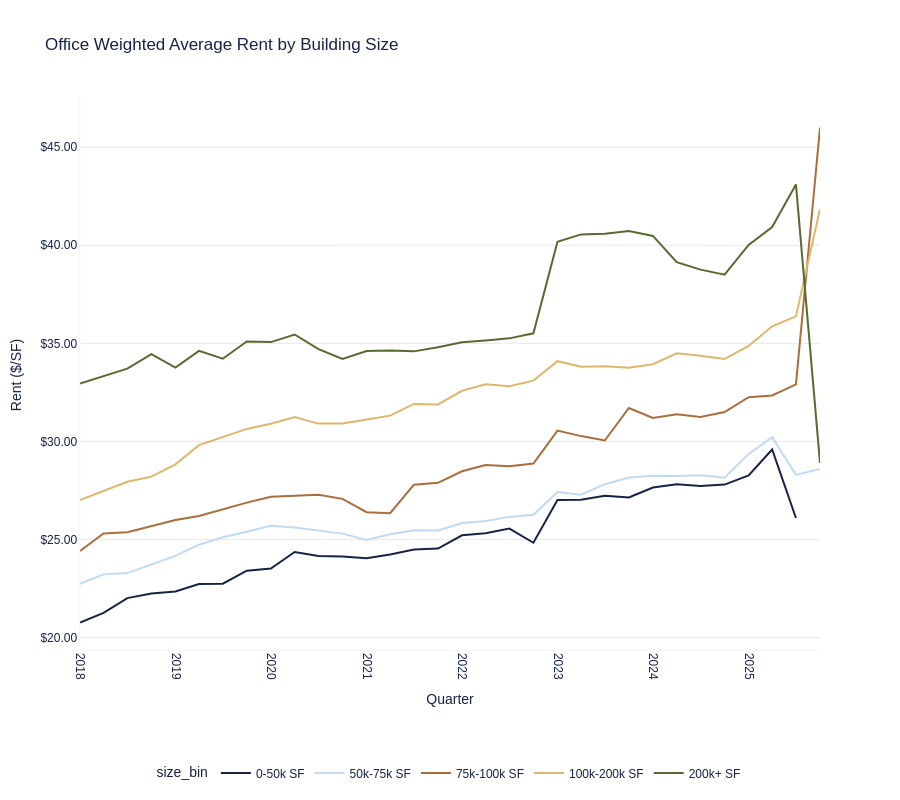

This figure's notebook cell:
### Code cell
# Chart 2: Office Weighted Average Rent by Building Size
fig_office_rent = aquila_styled_line_chart(
    office_rent_by_size,
    x='date',
    y='weighted_avg_rent',
    color='size_bin',
    title='Office Weighted Average Rent by Building Size'
)
fig_office_rent.update_yaxes(tickprefix='$', tickformat=',.2f', title='Rent ($/SF)')
fig_office_rent.update_xaxes(title='Quarter')
fig_office_rent.write_html('charts/office/office_rent_by_size.html')
print("Saved: charts/office_rent_by_size.html")
fig_office_rent.show()

### Figure 1 — Plotly figure (JSON) as saved in the notebook; plotly's stock layout.template omitted (floating-point values rounded to 4 significant figures)
{"data": [{"hovertemplate": "size_bin=0-50k SF<br>date=%{x}<br>weighted_avg_rent=%{y}<extra></extra>", "legendgroup": "0-50k SF", "line": {"color": "#172344", "dash": "solid"}, "marker": {"symbol": "circle"}, "mode": "lines", "name": "0-50k SF", "orientation": "v", "showlegend": true, "type": "scatter", "x": ["2018-01-01T00:00:00", "2018-04-01T00:00:00", "2018-07-01T00:00:00", "2018-10-01T00:00:00", "2019-01-01T00:00:00", "2019-04-01T00:00:00", "2019-07-01T00:00:00", "2019-10-01T00:00:00", "2020-01-01T00:00:00", "2020-04-01T00:00:00", "2020-07-01T00:00:00", "2020-10-01T00:00:00", "2021-01-01T00:00:00", "2021-04-01T00:00:00", "2021-07-01T00:00:00", "2021-10-01T00:00:00", "2022-01-01T00:00:00", "2022-04-01T00:00:00", "2022-07-01T00:00:00", "2022-10-01T00:00:00", "2023-01-01T00:00:00", "2023-04-01T00:00:00", "2023-07-01T00:00:00", "2023-10-01T00:00:00", "2024-01-01T00:00:00", "2024-04-01T00:00:00", "2024-07-01T00:00:00", "2024-10-01T00:00:00", "2025-01-01T00:00:00", "2025-04-01T00:00:00", "2025-07-01T00:00:00", "2025-10-01T00:00:00"], "xaxis": "x", "y": [20.78, 21.27, 22.02, 22.25, 22.36, 22.74, 22.75, 23.42, 23.53, 24.37, 24.17, 24.14, 24.06, 24.24, 24.49, 24.55, 25.22, 25.32, 25.56, 24.84, 27.02, 27.04, 27.24, 27.14, 27.65, 27.82, 27.73, 27.8, 28.27, 29.59, 26.1, null], "yaxis": "y"}, {"hovertemplate": "size_bin=50k-75k SF<br>date=%{x}<br>weighted_avg_rent=%{y}<extra></extra>", "legendgroup": "50k-75k SF", "line": {"color": "#C2DAF1", "dash": "solid"}, "marker": {"symbol": "circle"}, "mode": "lines", "name": "50k-75k SF", "orientation": "v", "showlegend": true, "type": "scatter", "x": ["2018-01-01T00:00:00", "2018-04-01T00:00:00", "2018-07-01T00:00:00", "2018-10-01T00:00:00", "2019-01-01T00:00:00", "2019-04-01T00:00:00", "2019-07-01T00:00:00", "2019-10-01T00:00:00", "2020-01-01T00:00:00", "2020-04-01T00:00:00", "2020-07-01T00:00:00", "2020-10-01T00:00:00", "2021-01-01T00:00:00", "2021-04-01T00:00:00", "2021-07-01T00:00:00", "2021-10-01T00:00:00", "2022-01-01T00:00:00", "2022-04-01T00:00:00", "2022-07-01T00:00:00", "2022-10-01T00:00:00", "2023-01-01T00:00:00", "2023-04-01T00:00:00", "2023-07-01T00:00:00", "2023-10-01T00:00:00", "2024-01-01T00:00:00", "2024-04-01T00:00:00", "2024-07-01T00:00:00", "2024-10-01T00:00:00", "2025-01-01T00:00:00", "2025-04-01T00:00:00", "2025-07-01T00:00:00", "2025-10-01T00:00:00"], "xaxis": "x", "y": [22.74, 23.23, 23.29, 23.72, 24.17, 24.74, 25.12, 25.4, 25.71, 25.62, 25.47, 25.3, 24.98, 25.27, 25.48, 25.47, 25.85, 25.94, 26.16, 26.27, 27.42, 27.29, 27.82, 28.16, 28.26, 28.24, 28.28, 28.16, 29.36, 30.22, 28.3, 28.6], "yaxis": "y"}, {"hovertemplate": "size_bin=75k-100k SF<br>date=%{x}<br>weighted_avg_rent=%{y}<extra></extra>", "legendgroup": "75k-100k SF", "line": {"color": "#AB6D3A", "dash": "solid"}, "marker": {"symbol": "circle"}, "mode": "lines", "name": "75k-100k SF", "orientation": "v", "showlegend": true, "type": "scatter", "x": ["2018-01-01T00:00:00", "2018-04-01T00:00:00", "2018-07-01T00:00:00", "2018-10-01T00:00:00", "2019-01-01T00:00:00", "2019-04-01T00:00:00", "2019-07-01T00:00:00", "2019-10-01T00:00:00", "2020-01-01T00:00:00", "2020-04-01T00:00:00", "2020-07-01T00:00:00", "2020-10-01T00:00:00", "2021-01-01T00:00:00", "2021-04-01T00:00:00", "2021-07-01T00:00:00", "2021-10-01T00:00:00", "2022-01-01T00:00:00", "2022-04-01T00:00:00", "2022-07-01T00:00:00", "2022-10-01T00:00:00", "2023-01-01T00:00:00", "2023-04-01T00:00:00", "2023-07-01T00:00:00", "2023-10-01T00:00:00", "2024-01-01T00:00:00", "2024-04-01T00:00:00", "2024-07-01T00:00:00", "2024-10-01T00:00:00", "2025-01-01T00:00:00", "2025-04-01T00:00:00", "2025-07-01T00:00:00", "2025-10-01T00:00:00"], "xaxis": "x", "y": [24.42, 25.32, 25.37, 25.7, 26.0, 26.2, 26.55, 26.88, 27.18, 27.24, 27.28, 27.08, 26.4, 26.35, 27.8, 27.89, 28.48, 28.8, 28.74, 28.88, 30.56, 30.27, 30.05, 31.71, 31.2, 31.39, 31.25, 31.5, 32.26, 32.35, 32.91, 46], "yaxis": "y"}, {"hovertemplate": "size_bin=100k-200k SF<br>date=%{x}<br>weighted_avg_rent=%{y}<extra></extra>", "legendgroup": "100k-200k SF", "line": {"color": "#DEB76D", "dash": "solid"}, "marker": {"symbol": "circle"}, "mode": "lines", "name": "100k-200k SF", "orientation": "v", "showlegend": true, "type": "scatter", "x": ["2018-01-01T00:00:00", "2018-04-01T00:00:00", "2018-07-01T00:00:00", "2018-10-01T00:00:00", "2019-01-01T00:00:00", "2019-04-01T00:00:00", "2019-07-01T00:00:00", "2019-10-01T00:00:00", "2020-01-01T00:00:00", "2020-04-01T00:00:00", "2020-07-01T00:00:00", "2020-10-01T00:00:00", "2021-01-01T00:00:00", "2021-04-01T00:00:00", "2021-07-01T00:00:00", "2021-10-01T00:00:00", "2022-01-01T00:00:00", "2022-04-01T00:00:00", "2022-07-01T00:00:00", "2022-10-01T00:00:00", "2023-01-01T00:00:00", "2023-04-01T00:00:00", "2023-07-01T00:00:00", "2023-10-01T00:00:00", "2024-01-01T00:00:00", "2024-04-01T00:00:00", "2024-07-01T00:00:00", "2024-10-01T00:00:00", "2025-01-01T00:00:00", "2025-04-01T00:00:00", "2025-07-01T00:00:00", "2025-10-01T00:00:00"], "xaxis": "x", "y": [27.01, 27.5, 27.95, 28.21, 28.84, 29.81, 30.23, 30.64, 30.91, 31.25, 30.91, 30.91, 31.12, 31.32, 31.91, 31.88, 32.58, 32.91, 32.81, 33.1, 34.09, 33.81, 33.83, 33.76, 33.94, 34.49, 34.37, 34.2, 34.87, 35.87, 36.37, 41.85], "yaxis": "y"}, {"hovertemplate": "size_bin=200k+ SF<br>date=%{x}<br>weighted_avg_rent=%{y}<extra></extra>", "legendgroup": "200k+ SF", "line": {"color": "#556B30", "dash": "solid"}, "marker": {"symbol": "circle"}, "mode": "lines", "name": "200k+ SF", "orientation": "v", "showlegend": true, "type": "scatter", "x": ["2018-01-01T00:00:00", "2018-04-01T00:00:00", "2018-07-01T00:00:00", "2018-10-01T00:00:00", "2019-01-01T00:00:00", "2019-04-01T00:00:00", "2019-07-01T00:00:00", "2019-10-01T00:00:00", "2020-01-01T00:00:00", "2020-04-01T00:00:00", "2020-07-01T00:00:00", "2020-10-01T00:00:00", "2021-01-01T00:00:00", "2021-04-01T00:00:00", "2021-07-01T00:00:00", "2021-10-01T00:00:00", "2022-01-01T00:00:00", "2022-04-01T00:00:00", "2022-07-01T00:00:00", "2022-10-01T00:00:00", "2023-01-01T00:00:00", "2023-04-01T00:00:00", "2023-07-01T00:00:00", "2023-10-01T00:00:00", "2024-01-01T00:00:00", "2024-04-01T00:00:00", "2024-07-01T00:00:00", "2024-10-01T00:00:00", "2025-01-01T00:00:00", "2025-04-01T00:00:00", "2025-07-01T00:00:00", "2025-10-01T00:00:00"], "xaxis": "x", "y": [32.95, 33.31, 33.71, 34.45, 33.77, 34.62, 34.22, 35.1, 35.06, 35.45, 34.71, 34.2, 34.61, 34.63, 34.59, 34.8, 35.05, 35.15, 35.25, 35.51, 40.17, 40.55, 40.58, 40.73, 40.47, 39.14, 38.76, 38.5, 40.01, 40.93, 43.1, 28.91], "yaxis": "y"}], "layout": {"font": {"color": "#172344", "family": "Futura LT Pro, Futura, Arial, sans-serif"}, "height": 800, "legend": {"orientation": "h", "title": {"font": {"family": "Futura LT Pro, Futura, Arial, sans-serif"}, "text": "size_bin"}, "tracegroupgap": 0, "x": 0.5, "xanchor": "center", "y": -0.25, "yanchor": "bottom"}, "margin": {"b": 100}, "paper_bgcolor": "white", "plot_bgcolor": "white", "title": {"font": {"family": "Futura LT Pro, Futura, Arial, sans-serif"}, "text": "Office Weighted Average Rent by Building Size"}, "xaxis": {"anchor": "y", "domain": [0, 1], "linecolor": "#e9e9ea", "linewidth": 0.5, "mirror": false, "showgrid": false, "showline": true, "tickangle": 90, "title": {"text": "Quarter"}, "zeroline": false}, "yaxis": {"anchor": "x", "domain": [0, 1], "gridcolor": "#e9e9ea", "linecolor": "#e9e9ea", "linewidth": 0.5, "mirror": false, "showgrid": true, "showline": true, "tickformat": ",.2f", "tickprefix": "$", "title": {"text": "Rent ($/SF)"}, "zeroline": true}}}
